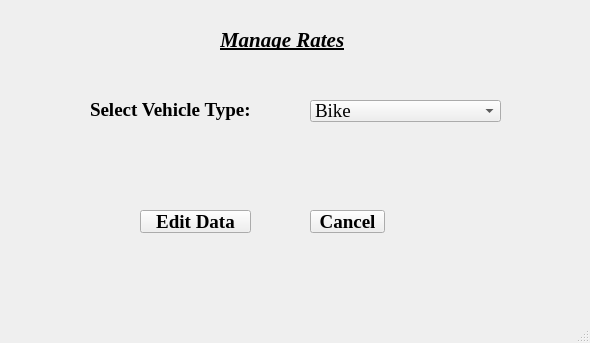
<?xml version="1.0" encoding="UTF-8"?>
<ui version="4.0">
 <class>MainWindow</class>
 <widget class="QMainWindow" name="MainWindow">
  <property name="geometry">
   <rect>
    <x>0</x>
    <y>0</y>
    <width>590</width>
    <height>343</height>
   </rect>
  </property>
  <property name="windowTitle">
   <string>MainWindow</string>
  </property>
  <widget class="QWidget" name="centralwidget">
   <widget class="QLabel" name="label">
    <property name="geometry">
     <rect>
      <x>220</x>
      <y>30</y>
      <width>131</width>
      <height>20</height>
     </rect>
    </property>
    <property name="font">
     <font>
      <family>Times New Roman</family>
      <pointsize>16</pointsize>
      <weight>75</weight>
      <italic>true</italic>
      <bold>true</bold>
      <underline>true</underline>
     </font>
    </property>
    <property name="text">
     <string>Manage Rates</string>
    </property>
   </widget>
   <widget class="QLabel" name="label_2">
    <property name="geometry">
     <rect>
      <x>90</x>
      <y>100</y>
      <width>221</width>
      <height>20</height>
     </rect>
    </property>
    <property name="font">
     <font>
      <family>Times New Roman</family>
      <pointsize>14</pointsize>
      <weight>75</weight>
      <bold>true</bold>
     </font>
    </property>
    <property name="text">
     <string>Select Vehicle Type:</string>
    </property>
   </widget>
   <widget class="QComboBox" name="cb_vehicles">
    <property name="geometry">
     <rect>
      <x>310</x>
      <y>100</y>
      <width>191</width>
      <height>22</height>
     </rect>
    </property>
    <property name="font">
     <font>
      <family>Times New Roman</family>
      <pointsize>14</pointsize>
     </font>
    </property>
    <item>
     <property name="text">
      <string>Bike</string>
     </property>
    </item>
    <item>
     <property name="text">
      <string>Car</string>
     </property>
    </item>
    <item>
     <property name="text">
      <string>3_Wheeler</string>
     </property>
    </item>
    <item>
     <property name="text">
      <string>Bus</string>
     </property>
    </item>
    <item>
     <property name="text">
      <string>Truck</string>
     </property>
    </item>
   </widget>
   <widget class="QPushButton" name="btn_editData">
    <property name="geometry">
     <rect>
      <x>140</x>
      <y>210</y>
      <width>111</width>
      <height>23</height>
     </rect>
    </property>
    <property name="font">
     <font>
      <family>Times New Roman</family>
      <pointsize>14</pointsize>
      <weight>75</weight>
      <bold>true</bold>
     </font>
    </property>
    <property name="text">
     <string>Edit Data</string>
    </property>
   </widget>
   <widget class="QPushButton" name="btn_cancel">
    <property name="geometry">
     <rect>
      <x>310</x>
      <y>210</y>
      <width>75</width>
      <height>23</height>
     </rect>
    </property>
    <property name="font">
     <font>
      <family>Times New Roman</family>
      <pointsize>14</pointsize>
      <weight>75</weight>
      <bold>true</bold>
     </font>
    </property>
    <property name="text">
     <string>Cancel</string>
    </property>
   </widget>
  </widget>
  <widget class="QMenuBar" name="menubar">
   <property name="geometry">
    <rect>
     <x>0</x>
     <y>0</y>
     <width>590</width>
     <height>21</height>
    </rect>
   </property>
  </widget>
  <widget class="QStatusBar" name="statusbar"/>
 </widget>
 <resources/>
 <connections/>
</ui>
